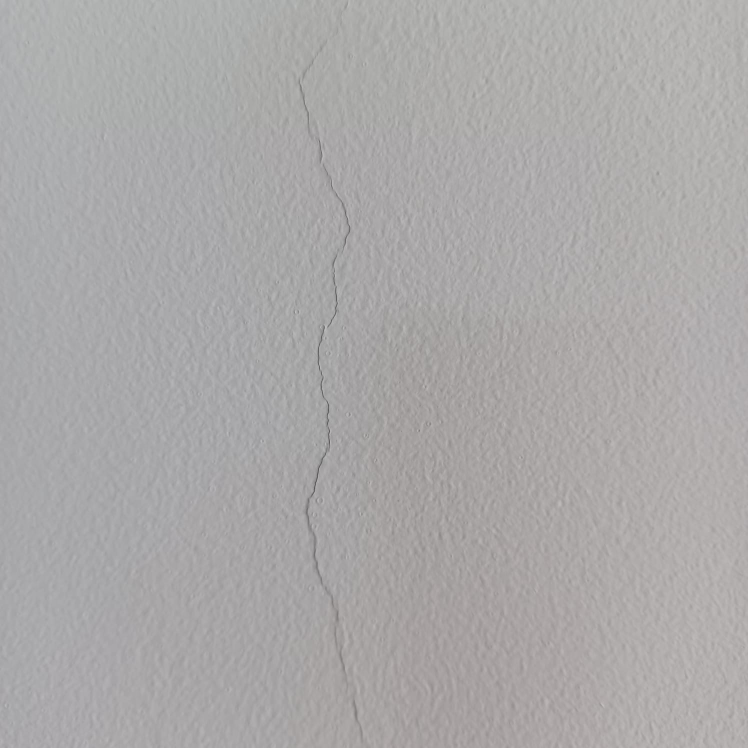
#> input picture CrackedWallData/HOUSE_TEST/001.jpeg, 1496 x 1496 px (shown at 1/2 size)
$ python inputOutput.py
#> lines starting #> are read from the running program, lines starting #| are printed output that depends on the picture
import cv2
import numpy as np
#%%

img = cv2.imread("./HOUSE_TEST/001.jpeg")
#> img is the input picture: shape (1496, 1496, 3); mean B, G, R 168.8, 168.7, 170.5

img = cv2.resize(img, (50,50), interpolation = cv2.INTER_AREA)
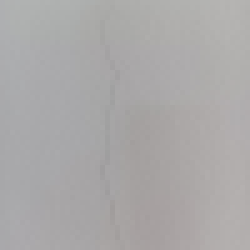
#> img: shape (50, 50, 3) (shown 5 times larger); mean B, G, R 168.8, 168.7, 170.5

img = cv2.cvtColor(img, cv2.COLOR_BGR2GRAY)
#> img: shape (50, 50)


ip = np.asarray(img).flatten()
#> ip = 2500 values, max 180 at index 44, min 157 at index 2072, mean 169.3
ip = ip/255
#> ip = 2500 values, max 0.706 at index 44, min 0.616 at index 2072, mean 0.664
ip = np.concatenate((ip, [1]))
#> ip = 2501 values, max 1 at index 2500, min 0.616 at index 2072, mean 0.664

#> (the run stopped early here; a loop or call above may not have finished)
